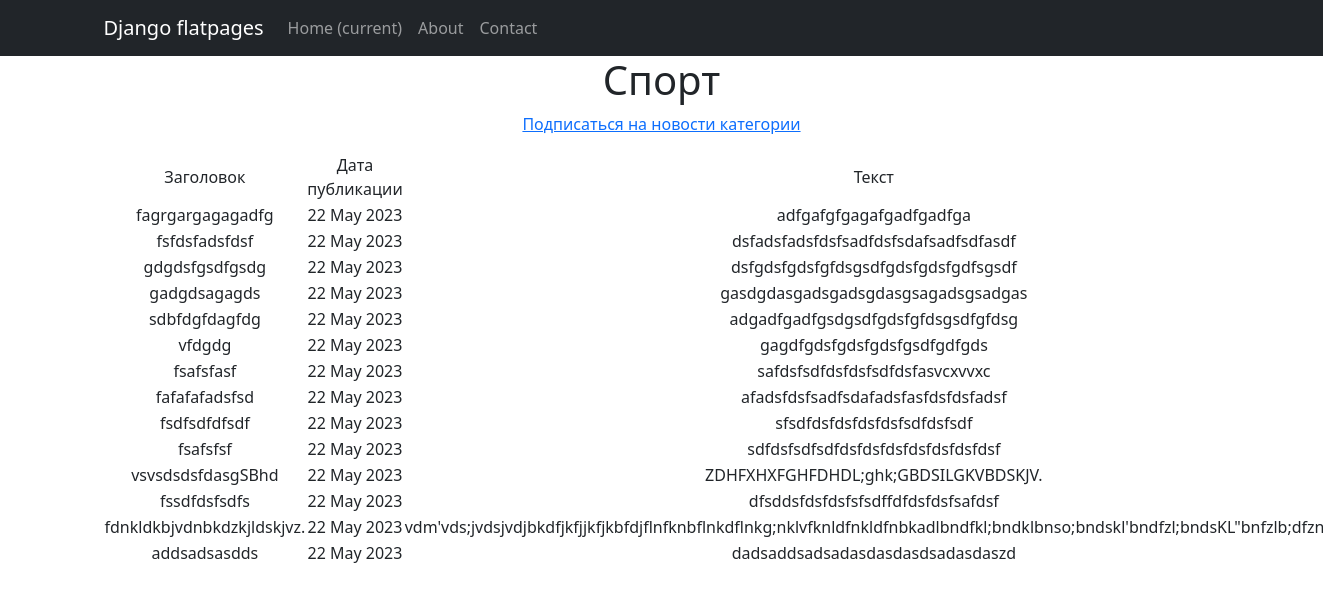
/news/category/2/, run on an earlier commit of the app's database.
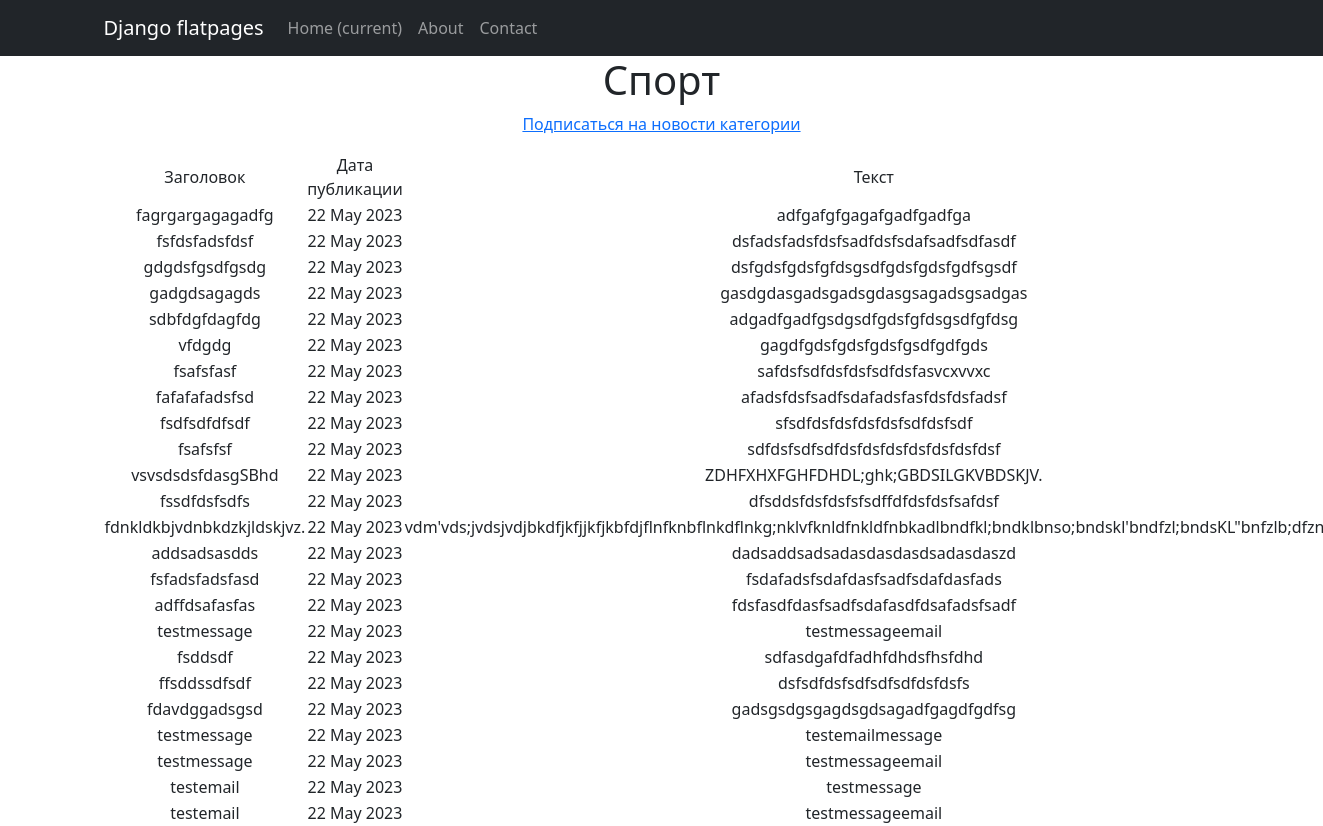
And on a later commit of the database.
### NewsPortal/models.py (models this page shows, shortened)
class Category(models.Model):
    name_category = models.CharField(max_length=40, unique=True)
    subscribers = models.ManyToManyField(User)
    def __str__(self):
        return f'{self.name_category.title()}'

class Post(models.Model):
    author = models.ForeignKey(Author, on_delete=models.CASCADE)
    type = models.CharField(max_length=7, choices=TYPE, default=news)
    time_in = models.DateTimeField(auto_now_add=True)
    categories = models.ManyToManyField(Category, through='PostCategory')
    title = models.CharField(max_length=255)
    text = models.TextField()
    rating = models.IntegerField(default=0)

### NewsPortal/views.py (the view)
# urls.py: path('category/<int:pk>/', CategoryPost.as_view(), name='category_post'),
class CategoryPost(DetailView):
    model = Category
    template_name = 'post_category.html'
    context_object_name = 'postcategory'
    def get_context_data(self, **kwargs):
        context = super().get_context_data(**kwargs)
        context['posts'] = Post.objects.filter(categories=kwargs['object'])
        return context

### templates/post_category.html (shortened to what this page needs)
{% extends 'flatpages/default.html' %}
{% block content %}
<h1> {{ postcategory }}</h1>
<p><a href="subscribe">Подписаться на новости категории</a></p>
{% if postcategory %}
        <table>
            <tr>
                <td> Заголовок</td>
                <td> Дата публикации </td>
                <td> Текст </td>
            </tr>
            {% for post in posts %}
            <tr>
                <td> {{ post.title }} </td>
                <td> {{ post.time_in|date:'d M Y' }} </td>
                <td> {{ post.text|truncatewords:15 }} </td>
            </tr>
            {% endfor %}
        </table>
    {% else %}
        <h2> Нет новостей! </h2>
    {% endif %}
{% endblock content %}

### templates/flatpages/default.html (shortened to what this page needs)
<!DOCTYPE html>
<html lang="en">
    <head>
        {% load static %}
        <link href="{% static 'css/styles.css' %}" rel="stylesheet" />
    </head>
    <body>
        <nav class="navbar navbar-expand-lg navbar-dark bg-dark static-top">
            <div class="container">
                <a class="navbar-brand" href="#">Django flatpages</a>
                <div class="collapse navbar-collapse" id="navbarResponsive">
                    <ul class="navbar-nav ml-auto">
                        <li class="nav-item active">
                            <a class="nav-link" href="#">Home
                                <span class="sr-only">(current)</span>
                            </a>
                        </li>
                        <li class="nav-item">
                            <a class="nav-link" href="/about/">About</a>
                        </li>
                        <li class="nav-item">
                            <a class="nav-link" href="/contact/">Contact</a>
                        </li>
                    </ul>
                </div>
            </div>
        </nav>
        <div class="container">
            <div class="row">
                <div class="col-lg-12 text-center">
                    {% block content %}{% endblock content %}
                </div>
            </div>
        </div>
    </body>

What changed in the data, as far as the page shows it:
added Post: title "fsfadsfadsfasd", time_in "22 May 2023", text "fsdafadsfsdafdasfsadfsdafdasfads"
added Post: title "adffdsafasfas", time_in "22 May 2023", text "fdsfasdfdasfsadfsdafasdfdsafadsfsadf"
added Post: title "testmessage", time_in "22 May 2023", text "testmessageemail"
added Post: title "fsddsdf", time_in "22 May 2023", text "sdfasdgafdfadhfdhdsfhsfdhd"
added Post: title "ffsddssdfsdf", time_in "22 May 2023", text "dsfsdfdsfsdfsdfsdfdsfdsfs"
added Post: title "fdavdggadsgsd", time_in "22 May 2023", text "gadsgsdgsgagdsgdsagadfgagdfgdfsg"
added Post: title "testmessage", time_in "22 May 2023", text "testemailmessage"
added Post: title "testmessage", time_in "22 May 2023", text "testmessageemail"
added Post: title "testemail", time_in "22 May 2023", text "testmessage"
added Post: title "testemail", time_in "22 May 2023", text "testmessageemail"
